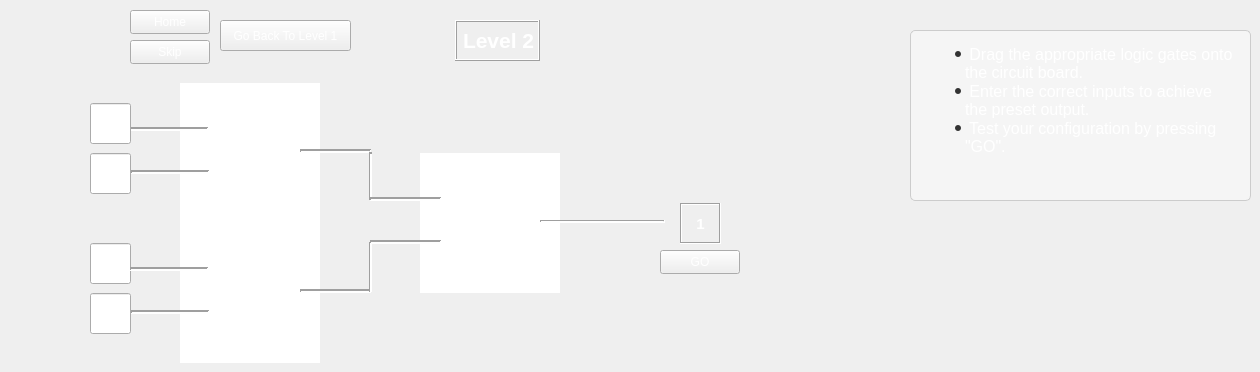
   <widget class="QWidget" name="level8">
    <property name="styleSheet">
     <string notr="true">color: white;</string>
    </property>
    <widget class="Custom_GraphicsView" name="gateOneLevel8">
     <property name="geometry">
      <rect>
       <x>180</x>
       <y>83</y>
       <width>140</width>
       <height>140</height>
      </rect>
     </property>
     <property name="frameShape">
      <enum>QFrame::NoFrame</enum>
     </property>
     <property name="lineWidth">
      <number>1</number>
     </property>
    </widget>
    <widget class="Line" name="line_29">
     <property name="geometry">
      <rect>
       <x>130</x>
       <y>121</y>
       <width>78</width>
       <height>16</height>
      </rect>
     </property>
     <property name="frameShadow">
      <enum>QFrame::Sunken</enum>
     </property>
     <property name="lineWidth">
      <number>2</number>
     </property>
     <property name="orientation">
      <enum>Qt::Horizontal</enum>
     </property>
    </widget>
    <widget class="Line" name="line_30">
     <property name="geometry">
      <rect>
       <x>300</x>
       <y>143</y>
       <width>71</width>
       <height>16</height>
      </rect>
     </property>
     <property name="frameShadow">
      <enum>QFrame::Sunken</enum>
     </property>
     <property name="lineWidth">
      <number>2</number>
     </property>
     <property name="orientation">
      <enum>Qt::Horizontal</enum>
     </property>
    </widget>
    <widget class="CustomLineEdit" name="level8Input2">
     <property name="geometry">
      <rect>
       <x>90</x>
       <y>153</y>
       <width>41</width>
       <height>41</height>
      </rect>
     </property>
     <property name="alignment">
      <set>Qt::AlignCenter</set>
     </property>
    </widget>
    <widget class="QPushButton" name="homeButton_8">
     <property name="geometry">
      <rect>
       <x>130</x>
       <y>10</y>
       <width>80</width>
       <height>24</height>
      </rect>
     </property>
     <property name="text">
      <string>Home</string>
     </property>
    </widget>
    <widget class="QPushButton" name="goButtonLevelEight">
     <property name="geometry">
      <rect>
       <x>660</x>
       <y>250</y>
       <width>80</width>
       <height>24</height>
      </rect>
     </property>
     <property name="text">
      <string>GO</string>
     </property>
    </widget>
    <widget class="QPushButton" name="backToLevel1_7">
     <property name="geometry">
      <rect>
       <x>220</x>
       <y>20</y>
       <width>131</width>
       <height>31</height>
      </rect>
     </property>
     <property name="font">
      <font>
       <pointsize>9</pointsize>
      </font>
     </property>
     <property name="text">
      <string>Go Back To Level 1</string>
     </property>
    </widget>
    <widget class="QLabel" name="label_16">
     <property name="geometry">
      <rect>
       <x>680</x>
       <y>203</y>
       <width>41</width>
       <height>41</height>
      </rect>
     </property>
     <property name="font">
      <font>
       <pointsize>11</pointsize>
       <bold>true</bold>
      </font>
     </property>
     <property name="frameShape">
      <enum>QFrame::Box</enum>
     </property>
     <property name="frameShadow">
      <enum>QFrame::Sunken</enum>
     </property>
     <property name="text">
      <string>1</string>
     </property>
     <property name="alignment">
      <set>Qt::AlignCenter</set>
     </property>
    </widget>
    <widget class="QLabel" name="label_17">
     <property name="geometry">
      <rect>
       <x>455</x>
       <y>20</y>
       <width>85</width>
       <height>41</height>
      </rect>
     </property>
     <property name="font">
      <font>
       <pointsize>16</pointsize>
       <bold>true</bold>
      </font>
     </property>
     <property name="frameShape">
      <enum>QFrame::Box</enum>
     </property>
     <property name="frameShadow">
      <enum>QFrame::Raised</enum>
     </property>
     <property name="text">
      <string>Level 2</string>
     </property>
     <property name="textFormat">
      <enum>Qt::MarkdownText</enum>
     </property>
    </widget>
    <widget class="QPushButton" name="skipButton_8">
     <property name="geometry">
      <rect>
       <x>130</x>
       <y>40</y>
       <width>80</width>
       <height>24</height>
      </rect>
     </property>
     <property name="text">
      <string>Skip</string>
     </property>
    </widget>
    <widget class="Line" name="line_32">
     <property name="geometry">
      <rect>
       <x>131</x>
       <y>164</y>
       <width>78</width>
       <height>16</height>
      </rect>
     </property>
     <property name="frameShadow">
      <enum>QFrame::Sunken</enum>
     </property>
     <property name="lineWidth">
      <number>2</number>
     </property>
     <property name="orientation">
      <enum>Qt::Horizontal</enum>
     </property>
    </widget>
    <widget class="CustomLineEdit" name="level8Input1">
     <property name="geometry">
      <rect>
       <x>90</x>
       <y>103</y>
       <width>41</width>
       <height>41</height>
      </rect>
     </property>
     <property name="alignment">
      <set>Qt::AlignCenter</set>
     </property>
    </widget>
    <widget class="CustomLineEdit" name="level8Input4">
     <property name="geometry">
      <rect>
       <x>90</x>
       <y>293</y>
       <width>41</width>
       <height>41</height>
      </rect>
     </property>
     <property name="alignment">
      <set>Qt::AlignCenter</set>
     </property>
    </widget>
    <widget class="Custom_GraphicsView" name="gateTwoLevel8">
     <property name="geometry">
      <rect>
       <x>180</x>
       <y>223</y>
       <width>140</width>
       <height>140</height>
      </rect>
     </property>
     <property name="frameShape">
      <enum>QFrame::NoFrame</enum>
     </property>
     <property name="lineWidth">
      <number>1</number>
     </property>
    </widget>
    <widget class="CustomLineEdit" name="level8Input3">
     <property name="geometry">
      <rect>
       <x>90</x>
       <y>243</y>
       <width>41</width>
       <height>41</height>
      </rect>
     </property>
     <property name="alignment">
      <set>Qt::AlignCenter</set>
     </property>
    </widget>
    <widget class="Line" name="line_31">
     <property name="geometry">
      <rect>
       <x>130</x>
       <y>261</y>
       <width>78</width>
       <height>16</height>
      </rect>
     </property>
     <property name="frameShadow">
      <enum>QFrame::Sunken</enum>
     </property>
     <property name="lineWidth">
      <number>2</number>
     </property>
     <property name="orientation">
      <enum>Qt::Horizontal</enum>
     </property>
    </widget>
    <widget class="Line" name="line_34">
     <property name="geometry">
      <rect>
       <x>300</x>
       <y>283</y>
       <width>71</width>
       <height>16</height>
      </rect>
     </property>
     <property name="frameShadow">
      <enum>QFrame::Sunken</enum>
     </property>
     <property name="lineWidth">
      <number>2</number>
     </property>
     <property name="orientation">
      <enum>Qt::Horizontal</enum>
     </property>
    </widget>
    <widget class="Line" name="line_33">
     <property name="geometry">
      <rect>
       <x>131</x>
       <y>304</y>
       <width>78</width>
       <height>16</height>
      </rect>
     </property>
     <property name="frameShadow">
      <enum>QFrame::Sunken</enum>
     </property>
     <property name="lineWidth">
      <number>2</number>
     </property>
     <property name="orientation">
      <enum>Qt::Horizontal</enum>
     </property>
    </widget>
    <widget class="Line" name="line_18">
     <property name="geometry">
      <rect>
       <x>369</x>
       <y>152</y>
       <width>3</width>
       <height>48</height>
      </rect>
     </property>
     <property name="frameShadow">
      <enum>QFrame::Sunken</enum>
     </property>
     <property name="lineWidth">
      <number>2</number>
     </property>
     <property name="orientation">
      <enum>Qt::Vertical</enum>
     </property>
    </widget>
    <widget class="Line" name="line_35">
     <property name="geometry">
      <rect>
       <x>369</x>
       <y>242</y>
       <width>3</width>
       <height>50</height>
      </rect>
     </property>
     <property name="frameShadow">
      <enum>QFrame::Sunken</enum>
     </property>
     <property name="lineWidth">
      <number>2</number>
     </property>
     <property name="orientation">
      <enum>Qt::Vertical</enum>
     </property>
    </widget>
    <widget class="Custom_GraphicsView" name="gateThreeLevel8">
     <property name="geometry">
      <rect>
       <x>420</x>
       <y>153</y>
       <width>140</width>
       <height>140</height>
      </rect>
     </property>
     <property name="frameShape">
      <enum>QFrame::NoFrame</enum>
     </property>
     <property name="lineWidth">
      <number>1</number>
     </property>
    </widget>
    <widget class="Line" name="line_36">
     <property name="geometry">
      <rect>
       <x>370</x>
       <y>191</y>
       <width>71</width>
       <height>16</height>
      </rect>
     </property>
     <property name="frameShadow">
      <enum>QFrame::Sunken</enum>
     </property>
     <property name="lineWidth">
      <number>2</number>
     </property>
     <property name="orientation">
      <enum>Qt::Horizontal</enum>
     </property>
    </widget>
    <widget class="Line" name="line_37">
     <property name="geometry">
      <rect>
       <x>370</x>
       <y>234</y>
       <width>71</width>
       <height>16</height>
      </rect>
     </property>
     <property name="frameShadow">
      <enum>QFrame::Sunken</enum>
     </property>
     <property name="lineWidth">
      <number>2</number>
     </property>
     <property name="orientation">
      <enum>Qt::Horizontal</enum>
     </property>
    </widget>
    <widget class="Line" name="line_38">
     <property name="geometry">
      <rect>
       <x>540</x>
       <y>220</y>
       <width>125</width>
       <height>3</height>
      </rect>
     </property>
     <property name="frameShadow">
      <enum>QFrame::Sunken</enum>
     </property>
     <property name="lineWidth">
      <number>2</number>
     </property>
     <property name="orientation">
      <enum>Qt::Horizontal</enum>
     </property>
    </widget>
    <widget class="QTextBrowser" name="textBrowser_8">
     <property name="geometry">
      <rect>
       <x>910</x>
       <y>30</y>
       <width>341</width>
       <height>171</height>
      </rect>
     </property>
     <property name="styleSheet">
      <string notr="true">QTextBrowser {
  background-color: #f5f5f5; /* Light grey background */
  color: #333333; /* Dark grey text */
  border: 1px solid #cccccc; /* Light grey border */
  border-radius: 5px; /* Rounded corners */
  padding: 10px; /* Spacing between text and border */
  font-family: 'Segoe UI'; /* Modern font */
  font-size: 12pt; /* Font size */
}

QTextBrowser::hover {
  border-color: #a0a0a0; /* Darker border on hover */
}

QTextBrowser QScrollBar:vertical {
  border: none;
  background: #e0e0e0; /* Scrollbar track color */
  width: 10px; /* Width of the scrollbar */
  margin: 10px 0 10px 0; /* Top and bottom margin */
  border-radius: 4px; /* Rounded corners for scrollbar */
}

QTextBrowser QScrollBar::handle:vertical {
  background: #a5d6a7; /* Color of the scrollbar handle */
  min-height: 20px; /* Minimum handle size */
  border-radius: 4px; /* Rounded corners for handle */
}

QTextBrowser QScrollBar::handle:vertical:hover {
  background: #81c784; /* Scrollbar handle color when hovered */
}

QTextBrowser QScrollBar::add-line:vertical,
QTextBrowser QScrollBar::sub-line:vertical {
  border: none;
  background: none; /* No arrows at the top and bottom */
}

QTextBrowser QScrollBar::add-page:vertical,
QTextBrowser QScrollBar::sub-page:vertical {
  background: none; /* No background for the area between handle and buttons */
}</string>
     </property>
     <property name="html">
      <string>&lt;!DOCTYPE HTML PUBLIC &quot;-//W3C//DTD HTML 4.0//EN&quot; &quot;http://www.w3.org/TR/REC-html40/strict.dtd&quot;&gt;
&lt;html&gt;&lt;head&gt;&lt;meta name=&quot;qrichtext&quot; content=&quot;1&quot; /&gt;&lt;meta charset=&quot;utf-8&quot; /&gt;&lt;style type=&quot;text/css&quot;&gt;
p, li { white-space: pre-wrap; }
hr { height: 1px; border-width: 0; }
li.unchecked::marker { content: &quot;\2610&quot;; }
li.checked::marker { content: &quot;\2612&quot;; }
&lt;/style&gt;&lt;/head&gt;&lt;body style=&quot; font-family:'Segoe UI'; font-size:12pt; font-weight:400; font-style:normal;&quot;&gt;
&lt;ul style=&quot;margin-top: 0px; margin-bottom: 0px; margin-left: 0px; margin-right: 0px; -qt-list-indent: 1;&quot;&gt;
&lt;li style=&quot; margin-top:12px; margin-bottom:0px; margin-left:0px; margin-right:0px; -qt-block-indent:0; text-indent:0px;&quot;&gt;&lt;span style=&quot; color:#ffffff;&quot;&gt; Drag the appropriate logic gates onto the circuit board.&lt;/span&gt;&lt;/li&gt;
&lt;li style=&quot; color:#ffffff;&quot; style=&quot; margin-top:0px; margin-bottom:0px; margin-left:0px; margin-right:0px; -qt-block-indent:0; text-indent:0px;&quot;&gt; Enter the correct inputs to achieve the preset output.&lt;/li&gt;
&lt;li style=&quot; color:#ffffff;&quot; style=&quot; margin-top:0px; margin-bottom:12px; margin-left:0px; margin-right:0px; -qt-block-indent:0; text-indent:0px;&quot;&gt; Test your configuration by pressing &amp;quot;GO&amp;quot;.&lt;/li&gt;&lt;/ul&gt;&lt;/body&gt;&lt;/html&gt;</string>
     </property>
    </widget>
   </widget>
